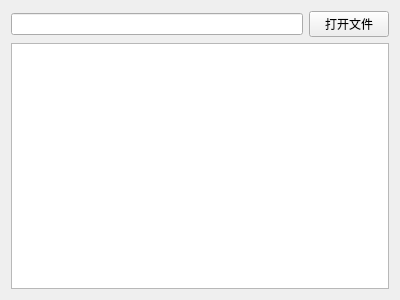
<?xml version="1.0" encoding="UTF-8"?>
<ui version="4.0">
 <class>Widget</class>
 <widget class="QWidget" name="Widget">
  <property name="geometry">
   <rect>
    <x>0</x>
    <y>0</y>
    <width>400</width>
    <height>300</height>
   </rect>
  </property>
  <property name="windowTitle">
   <string>Widget</string>
  </property>
  <layout class="QGridLayout" name="gridLayout">
   <item row="0" column="1">
    <widget class="QPushButton" name="pushButton">
     <property name="text">
      <string>打开文件</string>
     </property>
    </widget>
   </item>
   <item row="0" column="0">
    <widget class="QLineEdit" name="lineEdit"/>
   </item>
   <item row="1" column="0" colspan="2">
    <widget class="QTextEdit" name="textEdit"/>
   </item>
  </layout>
 </widget>
 <layoutdefault spacing="6" margin="11"/>
 <resources/>
 <connections/>
</ui>
